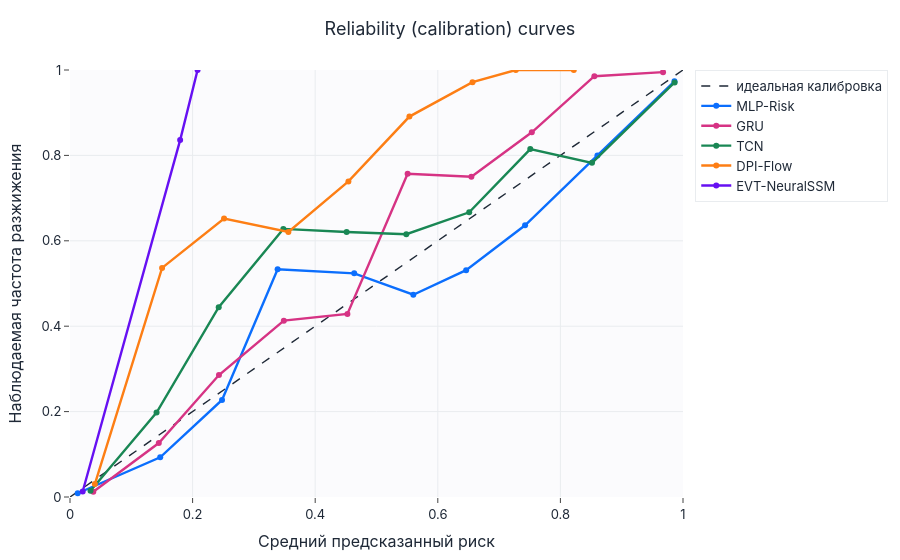

The code cell stored with this chart in its notebook:
### Markdown cell above
## Risk calibration

### Code cell
curves = {}
for disp in sample_tables:
    st = sample_tables[disp]
    if st["liq_label"].nunique() > 1:
        frac_pos, mean_pred = calibration_curve(st["liq_label"], st["risk_prob_pred"], n_bins=10)
        curves[disp] = (mean_pred, frac_pos)
calibration_plot(curves, title="Reliability (calibration) curves",
                 save=SAVE_FIGS, fig_id="3_1_calibration").show()

### Figure 1 — Plotly figure (JSON) as saved in the notebook; plotly's stock layout.template omitted (floating-point values rounded to 4 significant figures)
{"data": [{"line": {"color": "#1f2937", "dash": "dash", "width": 1.4}, "mode": "lines", "name": "идеальная калибровка", "type": "scatter", "x": [0, 1], "y": [0, 1]}, {"line": {"color": "#0b6efd", "width": 2.4}, "mode": "lines+markers", "name": "MLP-Risk", "type": "scatter", "x": [0.01258, 0.1472, 0.248, 0.3387, 0.4636, 0.5601, 0.6462, 0.7424, 0.8604, 0.9861], "y": [0.008811, 0.09302, 0.2273, 0.5333, 0.5238, 0.4737, 0.5312, 0.6364, 0.8, 0.9735]}, {"line": {"color": "#d63384", "width": 2.4}, "mode": "lines+markers", "name": "GRU", "type": "scatter", "x": [0.03804, 0.1449, 0.243, 0.3488, 0.4525, 0.5507, 0.6548, 0.7533, 0.8554, 0.9674], "y": [0.01229, 0.1264, 0.2857, 0.413, 0.4286, 0.7568, 0.75, 0.8542, 0.9855, 0.995]}, {"line": {"color": "#198754", "width": 2.4}, "mode": "lines+markers", "name": "TCN", "type": "scatter", "x": [0.03346, 0.1412, 0.2426, 0.348, 0.4512, 0.5486, 0.6512, 0.7508, 0.8516, 0.9863], "y": [0.01474, 0.1978, 0.4444, 0.6279, 0.6207, 0.6154, 0.6667, 0.8148, 0.7826, 0.971]}, {"line": {"color": "#fd7e14", "width": 2.4}, "mode": "lines+markers", "name": "DPI-Flow", "type": "scatter", "x": [0.04053, 0.1502, 0.2513, 0.3562, 0.4542, 0.5537, 0.6566, 0.7273, 0.8219], "y": [0.03036, 0.5366, 0.6522, 0.6207, 0.7391, 0.8909, 0.9714, 1.0, 1.0]}, {"line": {"color": "#6610f2", "width": 2.4}, "mode": "lines+markers", "name": "EVT-NeuralSSM", "type": "scatter", "x": [0.0207, 0.1797, 0.2081], "y": [0.01285, 0.8359, 1.0]}], "layout": {"title": {"text": "Reliability (calibration) curves"}, "xaxis": {"range": [0, 1], "title": {"text": "Средний предсказанный риск"}}, "yaxis": {"range": [0, 1], "title": {"text": "Наблюдаемая частота разжижения"}}}}
